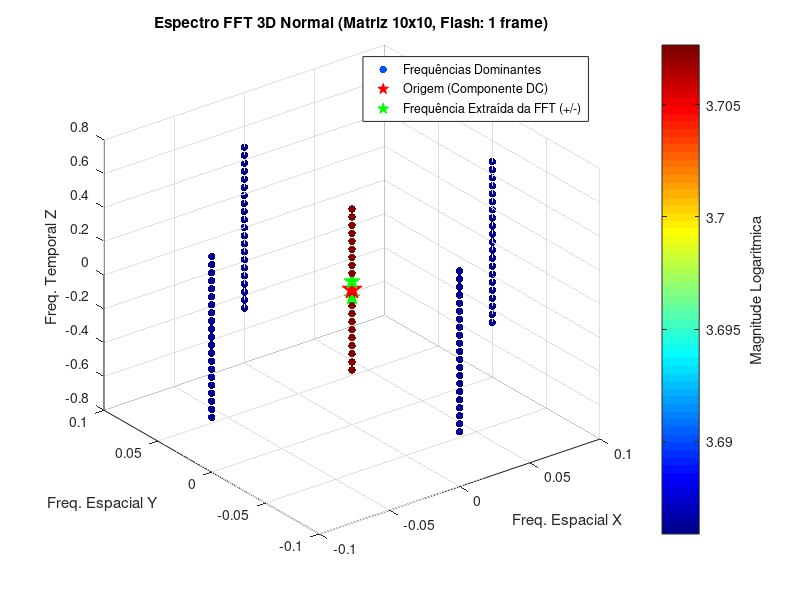

The MATLAB source for this figure:
% -------------------------------------------------------------------------
% GERADOR SINTÉTICO E FFT 3D PARA ANÁLISE MATEMÁTICA
% -------------------------------------------------------------------------
% Este script cria um vídeo matemático puro na memória.
% Permite testar matrizes de qualquer dimensão (pares ou ímpares)
% e analisar o pico luminoso (FFT 3D) isolado de arquivos MP4/MKV.
% -------------------------------------------------------------------------

% -------------------------------------------------------------------------
% 1. PARÂMETROS DO "VÍDEO" (Modifique as variáveis abaixo)
% -------------------------------------------------------------------------
dim_altura = 10;            % Altura da imagem em pixels (Ny)
dim_largura = 10;           % Largura da imagem em pixels (Nx)

% Padrão de um ciclo único (Ex: Y pretos, Z brancos, W pretos)
frames_pretos_inicio = 20;  % Quantos frames TOTALMENTE PRETOS rodam antes do flash
frames_brancos = 1;         % Quantos frames o centro ficará ACESO (Branco)
frames_pretos_fim = 0;      % Quantos frames TOTALMENTE PRETOS rodam depois do flash

% Repetição
ciclos_totais = 5;          % Quantas vezes esse padrão inteiro vai se repetir (X)

% Visualização
mostrar_frames_gerados = false; % Mude para false se não quiser ver a janela de preview dos frames

% -------------------------------------------------------------------------
% 2. GERAÇÃO DA MATRIZ DO VÍDEO (CÍCLICA)
% -------------------------------------------------------------------------
frames_por_ciclo = frames_pretos_inicio + frames_brancos + frames_pretos_fim;
total_frames = frames_por_ciclo * ciclos_totais;

disp(['Criando matriz sintetica ', num2str(dim_altura), 'x', num2str(dim_largura), ...
      ' com ', num2str(total_frames), ' frames totais (', num2str(ciclos_totais), ' ciclos)...']);

% Inicializa tudo preto (tudo zero)
video_3d = zeros(dim_altura, dim_largura, total_frames);

% Calcula os índices do centro (1 pixel se ímpar, 4 pixels se par)
if mod(dim_altura, 2) == 0
    y_idx = [dim_altura/2, dim_altura/2 + 1];
else
    y_idx = ceil(dim_altura/2);
end

if mod(dim_largura, 2) == 0
    x_idx = [dim_largura/2, dim_largura/2 + 1];
else
    x_idx = ceil(dim_largura/2);
end

% Acende o(s) pixel(s) central(is) nos frames especificados repetindo por cada ciclo
for ciclo = 1:ciclos_totais
    % Calcula onde o ciclo atual começa no tempo global
    offset_ciclo = (ciclo - 1) * frames_por_ciclo;

    inicio_do_flash = offset_ciclo + frames_pretos_inicio + 1;
    fim_do_flash = inicio_do_flash + frames_brancos - 1;

    for t = inicio_do_flash : fim_do_flash
        video_3d(y_idx, x_idx, t) = 255; % Valor máximo de brilho (Branco)
    end
end

disp(['Luz central pulsou ', num2str(ciclos_totais), ' vezes.']);

% -------------------------------------------------------------------------
% 2.5 VISUALIZAÇÃO DA LISTA DE FRAMES GERADOS
% -------------------------------------------------------------------------
if mostrar_frames_gerados
    disp('Gerando preview dos frames (pode demorar um instante se houver muitos)...');
    figure('Name', 'Lista de Frames Gerados', 'Position', [50, 50, 1000, 800]);

    % Calcula quantas linhas e colunas precisamos para o mosaico (máximo 10 colunas)
    colunas_mosaic = min(10, total_frames);
    linhas_mosaic = ceil(total_frames / colunas_mosaic);

    for f = 1:total_frames
        subplot(linhas_mosaic, colunas_mosaic, f);

        % Mostra o frame em preto (0) e branco (255)
        imshow(video_3d(:,:,f), [0 255]);

        % Coloca o número do frame bem pequeno embaixo
        title(num2str(f), 'FontSize', 8);
    end
    drawnow;
end

% -------------------------------------------------------------------------
% 3. CÁLCULO DA FFT 3D NORMAL (Com Shift e Log)
% -------------------------------------------------------------------------
disp('Calculando a FFT 3D...');
fft_result = fftn(video_3d);

% Análise Normal: Com fftshift (origem no centro) e log (escala logarítmica)
fft_shifted = fftshift(fft_result);
magnitude = abs(fft_shifted);
magnitude_log = log10(1 + magnitude);

% -------------------------------------------------------------------------
% 4. GERAÇÃO DO GRÁFICO 3D
% -------------------------------------------------------------------------
disp('Preparando o gráfico 3D...');

% Eixos normalizados e centralizados da FFT (bins reais calculados de acordo com N par ou ímpar)
if mod(dim_altura, 2) == 0
    fy = (-dim_altura/2 : dim_altura/2 - 1) / dim_altura;
else
    fy = (-(dim_altura-1)/2 : (dim_altura-1)/2) / dim_altura;
end

if mod(dim_largura, 2) == 0
    fx = (-dim_largura/2 : dim_largura/2 - 1) / dim_largura;
else
    fx = (-(dim_largura-1)/2 : (dim_largura-1)/2) / dim_largura;
end

if mod(total_frames, 2) == 0
    ft = (-total_frames/2 : total_frames/2 - 1) / total_frames;
else
    ft = (-(total_frames-1)/2 : (total_frames-1)/2) / total_frames;
end

[X, Y, T] = meshgrid(fx, fy, ft);

% Coleta apenas os pontos dominantes em escala log
threshold = prctile(magnitude_log(:), 99);
idx = find(magnitude_log > threshold);

% =========================================================================
% EXTRAÇÃO DA FREQUÊNCIA A PARTIR DOS DADOS DA FFT
% =========================================================================
% Achata os eixos espaciais (tira a média) para avaliar onde há picos puramente no eixo do tempo (Z)
espectro_tempo = squeeze(mean(mean(magnitude, 1), 2));

% Em matrizes matematicamente tão puras e curtas, a ladeira da componente DC (Frequência Zero)
% escorre maciçamente para os lados (Vazamento Espectral). Para não detectar
% um ponto na ladeira da DC ao invés do próprio pico de frequência que buscamos,
% nós filtramos o vetor ignorando ladeiras e salvando APENAS Picos Locais (Topos de morro):
picos = zeros(size(espectro_tempo));

% Se for um sinal no limite temporal de Nyquist (ex: 1 frame preto, 1 branco repetindo),
% O harmônico verdadeiro estará literalmente colado na borda absoluta da matriz.
% Avaliamos as subidas com >= para permitir ombros planos na resolução discreta.
for i = 1:length(espectro_tempo)
    % Verifica vizinho da esquerda (se existir)
    maior_esq = (i == 1) || (espectro_tempo(i) >= espectro_tempo(i-1));
    % Verifica vizinho da direita (se existir)
    maior_dir = (i == length(espectro_tempo)) || (espectro_tempo(i) >= espectro_tempo(i+1));

    if maior_esq && maior_dir
        picos(i) = espectro_tempo(i);
    end
end

% A Frequência Zero também é um pico gigante. Achamos o índice matematicamente exato dela (0 Hz)
% CUIDADO: Valores em ponto flutuante na criação do vetor podem não ser exatamente 0.000...
% Buscamos o índice mais próximo de zero por diferença absoluta.
[~, idx_dc] = min(abs(ft));
picos(idx_dc) = 0;
% Zeramos o pico DC absoluto do nosso vetor de busca

% Em matrizes pares, o zero da FFT não fica no centro exato matemático,
% então por segurança zeramos também os 2 vizinhos contíguos do topo DC
picos(idx_dc + 1) = 0;
picos(max(1, idx_dc - 1)) = 0;

% O próximo maior pico de energia restante é garantidamente a nossa Frequência Fundamental.
% IMPORTANTE: Em vídeos sintéticos "puros" de flashes muito curtos (1 frame),
% os harmônicos gerados na FFT podem ter todos a mesmíssima energia máxima.
% A função max() comum traria apenas o "primeiro" vetor (a frequência mais negativa e errada).
[val_max, ~] = max(picos);

% Encontramos todos os picos de energia que empatam no máximo (tolerância de precisão float)
idx_empatados = find(picos >= val_max * 0.999);

% Dentre os picos de energia máxima, a Frequência Fundamental é obrigatóriamente a mais próxima do Zero!
[~, i_min] = min(abs(ft(idx_empatados)));
loc_max = idx_empatados(i_min);

% Associa o índice encontrado ao valor real da frequência convertendo pro eixo centralizado (ft)
freq_fft_encontrada = abs(ft(loc_max));
% =========================================================================

figure('Name', 'Gerador Sintetico - FFT 3D Normal', 'Position', [150, 150, 800, 600]);

scatter3(X(idx), Y(idx), T(idx), 30, magnitude_log(idx), 'filled');
xlabel('Freq. Espacial X');
ylabel('Freq. Espacial Y');
zlabel('Freq. Temporal Z');
title(['Espectro FFT 3D Normal (Matriz ', num2str(dim_altura), 'x', num2str(dim_largura), ...
       ', Flash: ', num2str(frames_brancos), ' frame)']);
colormap('jet');
c = colorbar;
ylabel(c, 'Magnitude Logaritmica');
grid on;

% Realça a origem DC Normal (Com Shift) na posição (0,0,0)
hold on;
plot3(0, 0, 0, 'rp', 'MarkerSize', 15, 'MarkerFaceColor', 'r');

% Destaca a Frequência Fundamental (Descoberta cegamente pela FFT) no eixo do Tempo
plot3(0, 0, freq_fft_encontrada, 'gp', 'MarkerSize', 12, 'MarkerFaceColor', 'g');
plot3(0, 0, -freq_fft_encontrada, 'gp', 'MarkerSize', 12, 'MarkerFaceColor', 'g');

legend('Frequências Dominantes', 'Origem (Componente DC)', 'Frequência Extraída da FFT (+/-)');
hold off;

disp('-------------------------------------------------------------------------');
disp('ANÁLISE DE FREQUÊNCIA:');
disp([' A taxa de repeticao configurada no video foi de 1 flash a cada ', ...
      num2str(frames_por_ciclo), ' frames.']);
disp([' Matematicamente, a frequencia temporal real esperada seria de: 1 / ', ...
      num2str(frames_por_ciclo), ' = ', num2str(1/frames_por_ciclo, '%.4f'), ' (Normalizada).']);
disp(' ');
disp([' ----> Frequencia Fundamental EXTRAIDA CEGAMENTE PELA FFT: ', ...
      num2str(freq_fft_encontrada, '%.4f')]);
disp(' ');

if abs(freq_fft_encontrada - (1/frames_por_ciclo)) < 1e-4
    disp(' SUCESSO! A Transformada de Fourier reconstruiu os ciclos do seu');
    disp(' vídeo puramente lendo os picos de energia e acertou em cheio a Frequencia!');
else
    disp(' ALERTA: A FFT detectou uma frequencia proxima. (Discrepancia minima gerada pela resolucao finita de blocos de tempo).');
end

disp(' ');
disp(' Verifique no grafico 3D: as ESTRELAS VERDES correspondem ao pico exato Detectado/Extraido pela FFT!');
disp('-------------------------------------------------------------------------');

disp('Processo finalizado com sucesso! Pressione "Enter" no terminal para fechar e sair.');
pause;
